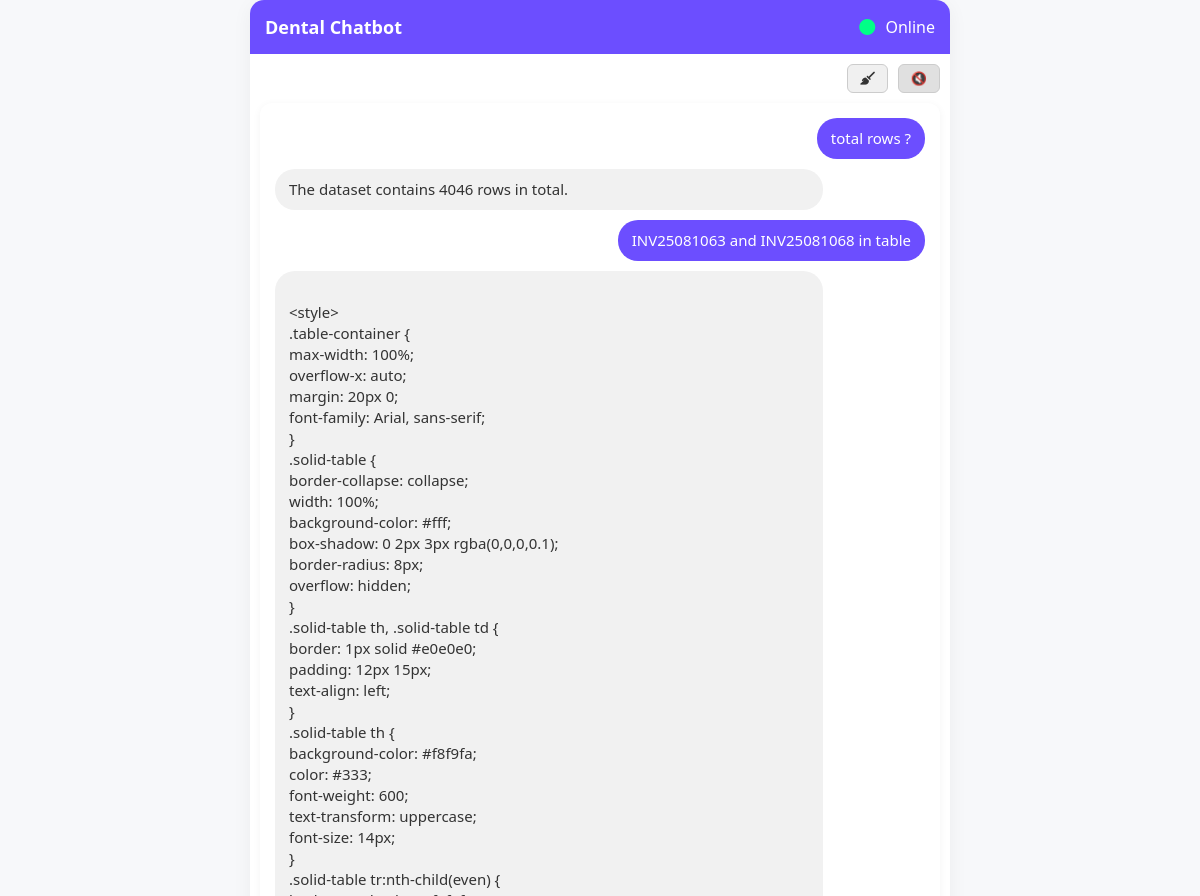
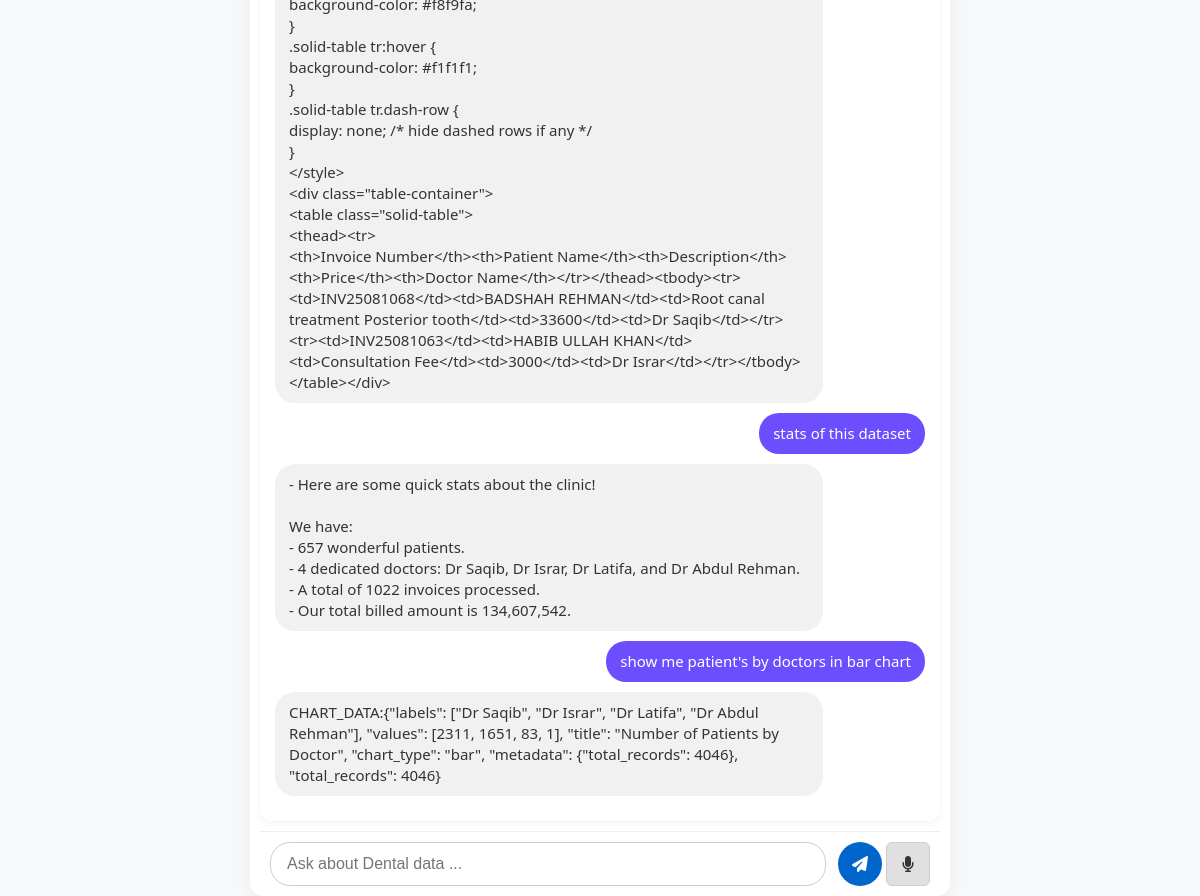
The page / on the database its author committed (2 pictures, top to bottom).
### tables this page shows
CREATE TABLE chat_history (id INTEGER PRIMARY KEY, message TEXT, response TEXT);

### app.py (the view)
@app.route('/')
def index():
    current_file = get_current_file()
    with sqlite3.connect(DB_FILE) as conn:
        cursor = conn.cursor()
        cursor.execute("SELECT message, response FROM chat_history")
        history = cursor.fetchall()
    return render_template('index.html', history=history, filename=current_file)

### app.py (called while the page is built)
def get_current_file():
    with sqlite3.connect(DB_FILE) as conn:
        cursor = conn.cursor()
        cursor.execute("SELECT filename FROM current_file ORDER BY id DESC LIMIT 1")
        result = cursor.fetchone()
    return result[0] if result else None

### templates/index.html (shortened to what this page needs)
<!DOCTYPE html>
<html>
<head>
    <link rel="stylesheet" href="{{ url_for('static', filename='style.css') }}">
    <link rel="stylesheet" href="https://cdnjs.cloudflare.com/ajax/libs/font-awesome/6.5.0/css/all.min.css">
</head>
<body>
<div class="main-card">
    <div class="header">
        <h2>Dental Chatbot </h2>
        <span class="status"><i class="fa fa-circle"></i> Online</span>
    </div>
    <div style="display: flex; justify-content: flex-end; padding: 10px;">
        <div style="display: flex; gap: 10px; align-items: center;">
            <button type="button" id="clearChatBtn" title="Clear Chat" style="background-color: #f0f0f0; border: 1px solid #ccc; color: #333; padding: 6px 12px; font-size: 13px; border-radius: 6px; cursor: pointer; transition: background 0.3s;">
              <i class="fa fa-broom"></i>
            </button>
            <button type="button" id="speakToggle" class="off" title="Toggle speak" style="background-color: #e0e0e0; border: 1px solid #ccc; color: #333; padding: 6px 12px; font-size: 13px; border-radius: 6px; cursor: pointer; transition: background 0.3s;">
              🔇
            </button>
        </div>
    </div>
    <div class="chat-box" id="chatHistory">
        {% if history %}
            {% for message, response in history %}
                <div class="chat-entry user-msg">
                    <div class="bubble user">{{ message }}</div>
                </div>
                <div class="chat-entry bot-msg">
                    <div class="bot-controls">
                        <div class="bubble bot">{{ response }}</div>
                    </div>
                </div>
            {% endfor %}
        {% else %}
            <div class="chat-entry bot-msg">
                <div class="bot-controls">
                    <div class="bubble bot">Hello! I'm ready to assist you. How can I help you today?</div>
                </div>
            </div>
        {% endif %}
    </div>
    <form id="chatForm" class="message-form">
        <input type="text" id="messageInput" name="message" placeholder="Ask about Dental data ..." required>
        <button type="submit" title="Send"><i class="fa fa-paper-plane"></i></button>
        <button type="button" id="micBtn" title="Speak"><i class="fa fa-microphone"></i></button>
    </form>
</div>
</body>
</html>

### static/style.css (style rules this page uses)
body { margin: 0; font-family: 'Segoe UI', sans-serif; background-color: #f7f8fa; color: #333; height: 100vh; display: flex; flex-direction: column; }
.main-card { max-width: 700px; width: 100%; margin: auto; background: white; border-radius: 14px; box-shadow: 0 4px 20px rgba(0, 0, 0, 0.05); display: flex; flex-direction: column; max-height: 100vh; height: 100vh; box-sizing: border-box; }
.header { background-color: #6c4eff; color: white; padding: 15px; border-top-left-radius: 14px; border-top-right-radius: 14px; display: flex; justify-content: space-between; align-items: center; }
.header h2 { margin: 0; font-size: 18px; }
.status i { color: #00ff87; margin-right: 6px; }
.chat-box { flex: 1; width: calc(100% - 20px); min-width: 300px; overflow-y: auto; padding: 15px; flex-shrink: 0; box-sizing: border-box; background-color: white; border-radius: 12px; box-shadow: 0 2px 8px rgba(0,0,0,0.05); margin: 0 10px 10px; }
.chat-entry { margin-bottom: 10px; animation: fadeIn 0.4s ease-in; }
.chat-entry.user-msg { text-align: right; }
.chat-entry.bot-msg { text-align: left; }
.bubble { display: inline-block; padding: 10px 14px; border-radius: 20px; max-width: 80%; font-size: 15px; word-wrap: break-word; line-height: 1.4; }
.bubble.user { background-color: #6c4eff; color: white; }
.bubble.bot { background-color: #f1f1f1; }
.message-form { display: flex; align-items: center; padding: 10px; background-color: #fff; border-top: 1px solid #eee; border-bottom-left-radius: 14px; border-bottom-right-radius: 14px; position: sticky; bottom: 0; z-index: 100; margin: 0 10px; }
.message-form input[type="text"] { flex: 1; padding: 12px 16px; font-size: 16px; border-radius: 20px; border: 1px solid #ccc; outline: none; margin-right: 8px; }
.message-form button { width: 44px; height: 44px; border-radius: 50%; margin-left: 4px; border: none; cursor: pointer; font-size: 16px; display: flex; align-items: center; justify-content: center; color: white; background-color: #0066cc; transition: background 0.3s; }
#micBtn { background-color: #555; }
#clearChatBtn { background-color: #ff4d4d; border-radius: 20px; font-size: 13px; padding: 10px 16px; width: auto; }
#speakToggle { background-color: #333; font-size: 13px; padding: 10px 16px; border-radius: 20px; width: auto; }

### templates/index.html (style rules this page uses)
.bot-controls { display: flex; align-items: center; justify-content: space-between; gap:10px; }
.bot-controls .bubble { flex: 1; }
#micBtn { background-color: #e0e0e0; border: 1px solid #ccc; color: #333; border-radius: 6px; cursor: pointer; transition: background 0.3s; }
.bubble.bot { white-space: pre-line; }

### rows shown on the page
chat_history: message "total rows ?", response "The dataset contains 4046 rows in total."
chat_history: message "INV25081063 and INV25081068 in table", response "<style> .table-container { max-width: 100%; overflow-x: auto; margin: 20px 0; font-family: Arial, sans-serif; } .solid-table { border-collapse: collapse; width: 100%; background-color: #fff; box-shadow: 0 2px 3px rgba(0,0,0,0.1); border-radius: 8px; overflow: hidden; } .solid-table th, .solid-table td { border: 1px solid #e0e0e0; padding: 12px 15px; text-align: left; } .solid-table th { background-color: #f8f9fa; color: #333; font-weight: 600; text-transform: uppercase; font-size: 14px; } .solid-table tr:nth-child(even) { background-color: #f8f9fa; } .solid-table tr:hover { background-color: #f1f1f1; } .solid-table tr.dash-row { display: none; /* hide dashed rows if any */ } </style> <div…"
chat_history: message "stats of this dataset", response "- Here are some quick stats about the clinic! We have: - 657 wonderful patients. - 4 dedicated doctors: Dr Saqib, Dr Israr, Dr Latifa, and Dr Abdul Rehman. - A total of 1022 invoices processed. - Our total billed amount is 134,607,542."
chat_history: message "show me patient's by doctors in bar chart", response "CHART_DATA:{\"labels\": [\"Dr Saqib\", \"Dr Israr\", \"Dr Latifa\", \"Dr Abdul Rehman\"], \"values\": [2311, 1651, 83, 1], \"title\": \"Number of Patients by Doctor\", \"chart_type\": \"bar\", \"metadata\": {\"total_records\": 4046}, \"total_records\": 4046}"
